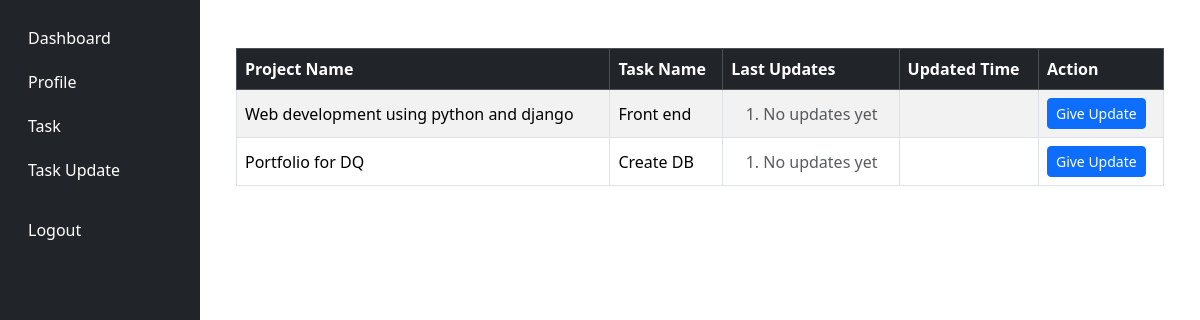
The page /task_update/ (signed in) on the database as committed earlier.
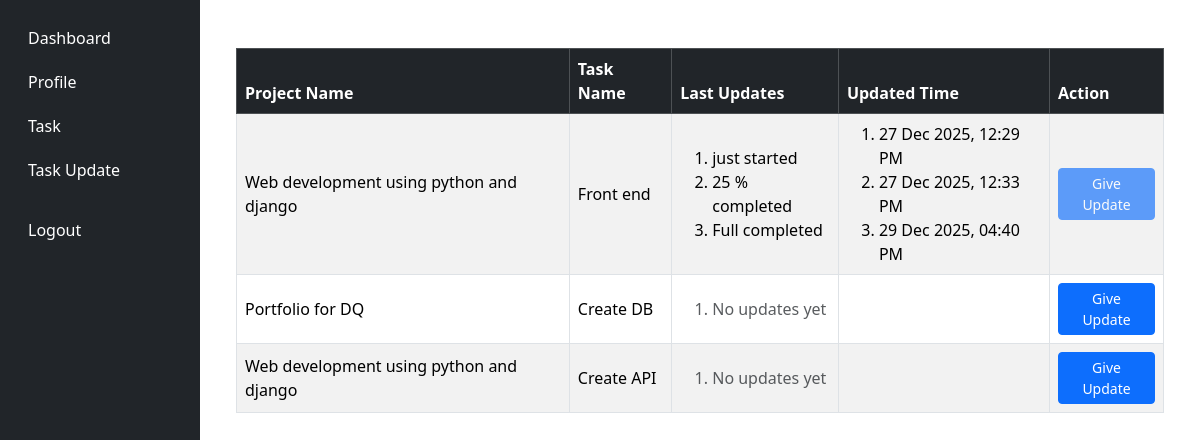
The same page on the database as committed later.
### company/models.py (models this page shows, shortened)
class Task(models.Model):
    STATUS_CHOICE=[
        ('pending','Pending'),
        ('in_progress','In Progress'),
        ('completed','Completed')
    ]
    PRIORITY_CHOICES=[
        ('low','Low'),
        ('medium','Medium'),
        ('high','High')
    ]
    project=models.ForeignKey(Project,on_delete=models.CASCADE)
    title=models.CharField(max_length=100)
    assigned_to=models.ForeignKey(User,on_delete=models.CASCADE,blank=True,null=True)
    status=models.CharField(max_length=50,choices=STATUS_CHOICE,default='pending')
    priority=models.CharField(max_length=50,choices=PRIORITY_CHOICES,default='medium')
    due_date=models.DateField()
    created_at=models.DateTimeField(auto_now_add=True)

class Project(models.Model):
    name=models.CharField(max_length=100)
    description=models.TextField()
    startdate=models.DateField()
    enddate=models.DateField()

class TaskUpdate(models.Model):
    employee=models.ForeignKey(User,on_delete=models.CASCADE)
    task=models.ForeignKey(Task,on_delete=models.CASCADE,related_name='updates')
    comment=models.TextField()
    created_at=models.DateTimeField(auto_now_add=True)

### company/views.py (the view)
# urls.py: path('task_update/',views.emp_task_update_page,name='task_update'),
def emp_task_update_page(request):
    task=Task.objects.filter(assigned_to=request.user).select_related('project')
    if not task:
        messages.error(request,'No More task in Progress')
    return render(request,'employee_task_update.html',{'task':task})

### company/templates/employee_task_update.html (shortened to what this page needs)
{% extends "base.html" %}
{% block content %}
<div class="container mt-4">
    <table class="table table-bordered table-striped align-middle">
        <thead class="table-dark">
            <tr>
                <th>Project Name</th>
                <th>Task Name</th>
                <th>Last Updates</th>
                <th>Updated Time</th>
                <th>Action</th>
            </tr>
        </thead>
        <tbody>
        {% for t in task %}
            <tr>
                <td>{{ t.project.name }}</td>
                <td>{{ t.title }}</td>
                <td>
                    <ol class="mb-0">
                        {% for u in t.updates.all %}
                            <li>{{ u.comment }}</li>
                        {% empty %}
                            <li class="text-muted">No updates yet</li>
                        {% endfor %}
                    </ol>
                </td>
                <td>
                    <ol class="mb-0">
                        {% for u in t.updates.all %}
                            <li>{{ u.created_at|date:"d M Y, h:i A" }}</li>
                        {% endfor %}
                    </ol>
                </td>
                <td>
                    {% if t.status != 'completed' %}
                    <button class="btn btn-sm btn-primary"
                            data-bs-toggle="modal"
                            data-bs-target="#updateModal{{ t.id }}">
                        Give Update
                    </button>
                    {% else %}
                    <button class="btn btn-sm btn-primary disabled"
                            data-bs-toggle="modal"
                            data-bs-target="#updateModal{{ t.id }}">
                        Give Update
                    </button>
                    {% endif %}
                </td>
            </tr>
    {% endfor %}
        </tbody>
    </table>
</div>
{% endblock content %}

Rows that differ between the two databases and show on the page:
changed Task "Front end": status "in_progress" → "completed" (drawn); no longer shows "No updates yet"
added TaskUpdate: comment "just started", created_at "27 Dec 2025, 12:29 PM", shown under Task "Front end"
added TaskUpdate: comment "25 % completed", created_at "27 Dec 2025, 12:33 PM", shown under Task "Front end"
added TaskUpdate: comment "Full completed", created_at "29 Dec 2025, 04:40 PM", shown under Task "Front end"
added Task: project.name "Web development using python and django", title "Create API"
